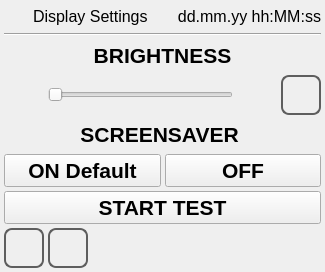
<?xml version="1.0" encoding="UTF-8"?>
<ui version="4.0">
 <class>display_settings</class>
 <widget class="QWidget" name="display_settings">
  <property name="geometry">
   <rect>
    <x>0</x>
    <y>0</y>
    <width>325</width>
    <height>272</height>
   </rect>
  </property>
  <property name="minimumSize">
   <size>
    <width>0</width>
    <height>0</height>
   </size>
  </property>
  <property name="maximumSize">
   <size>
    <width>16777215</width>
    <height>16777215</height>
   </size>
  </property>
  <property name="windowTitle">
   <string>display_settings</string>
  </property>
  <property name="styleSheet">
   <string notr="true"/>
  </property>
  <layout class="QVBoxLayout" name="verticalLayout">
   <property name="spacing">
    <number>4</number>
   </property>
   <property name="margin">
    <number>4</number>
   </property>
   <item>
    <layout class="QHBoxLayout" name="horizontalLayout">
     <property name="spacing">
      <number>4</number>
     </property>
     <item>
      <widget class="QLabel" name="labelIcon">
       <property name="minimumSize">
        <size>
         <width>25</width>
         <height>25</height>
        </size>
       </property>
       <property name="maximumSize">
        <size>
         <width>25</width>
         <height>25</height>
        </size>
       </property>
       <property name="focusPolicy">
        <enum>Qt::NoFocus</enum>
       </property>
       <property name="styleSheet">
        <string notr="true">border-image: url(:/systemicons/img/Display.png);</string>
       </property>
       <property name="text">
        <string/>
       </property>
      </widget>
     </item>
     <item>
      <widget class="QLabel" name="labelTitle">
       <property name="sizePolicy">
        <sizepolicy hsizetype="MinimumExpanding" vsizetype="Fixed">
         <horstretch>0</horstretch>
         <verstretch>0</verstretch>
        </sizepolicy>
       </property>
       <property name="font">
        <font>
         <pointsize>12</pointsize>
        </font>
       </property>
       <property name="focusPolicy">
        <enum>Qt::NoFocus</enum>
       </property>
       <property name="text">
        <string>Display Settings</string>
       </property>
      </widget>
     </item>
     <item>
      <widget class="QLabel" name="labelUserName">
       <property name="sizePolicy">
        <sizepolicy hsizetype="Minimum" vsizetype="Fixed">
         <horstretch>0</horstretch>
         <verstretch>0</verstretch>
        </sizepolicy>
       </property>
       <property name="focusPolicy">
        <enum>Qt::NoFocus</enum>
       </property>
       <property name="text">
        <string/>
       </property>
      </widget>
     </item>
     <item>
      <widget class="QLabel" name="labelDataOra">
       <property name="sizePolicy">
        <sizepolicy hsizetype="MinimumExpanding" vsizetype="Fixed">
         <horstretch>0</horstretch>
         <verstretch>0</verstretch>
        </sizepolicy>
       </property>
       <property name="font">
        <font>
         <pointsize>12</pointsize>
        </font>
       </property>
       <property name="focusPolicy">
        <enum>Qt::NoFocus</enum>
       </property>
       <property name="text">
        <string>dd.mm.yy hh:MM:ss</string>
       </property>
       <property name="alignment">
        <set>Qt::AlignRight|Qt::AlignTrailing|Qt::AlignVCenter</set>
       </property>
      </widget>
     </item>
    </layout>
   </item>
   <item>
    <widget class="Line" name="line">
     <property name="focusPolicy">
      <enum>Qt::NoFocus</enum>
     </property>
     <property name="orientation">
      <enum>Qt::Horizontal</enum>
     </property>
    </widget>
   </item>
   <item>
    <widget class="QLabel" name="labelBrightness">
     <property name="sizePolicy">
      <sizepolicy hsizetype="Minimum" vsizetype="Minimum">
       <horstretch>0</horstretch>
       <verstretch>0</verstretch>
      </sizepolicy>
     </property>
     <property name="font">
      <font>
       <pointsize>16</pointsize>
       <weight>75</weight>
       <bold>true</bold>
      </font>
     </property>
     <property name="focusPolicy">
      <enum>Qt::NoFocus</enum>
     </property>
     <property name="text">
      <string>BRIGHTNESS</string>
     </property>
     <property name="alignment">
      <set>Qt::AlignCenter</set>
     </property>
    </widget>
   </item>
   <item>
    <layout class="QHBoxLayout" name="horizontalLayout_3">
     <property name="spacing">
      <number>4</number>
     </property>
     <item>
      <widget class="QPushButton" name="pushButtonMinus">
       <property name="sizePolicy">
        <sizepolicy hsizetype="Fixed" vsizetype="Fixed">
         <horstretch>0</horstretch>
         <verstretch>0</verstretch>
        </sizepolicy>
       </property>
       <property name="minimumSize">
        <size>
         <width>40</width>
         <height>40</height>
        </size>
       </property>
       <property name="maximumSize">
        <size>
         <width>40</width>
         <height>40</height>
        </size>
       </property>
       <property name="focusPolicy">
        <enum>Qt::NoFocus</enum>
       </property>
       <property name="styleSheet">
        <string notr="true">border-image: url(:/systemicons/img/Minus.png);</string>
       </property>
       <property name="text">
        <string/>
       </property>
       <property name="flat">
        <bool>true</bool>
       </property>
      </widget>
     </item>
     <item>
      <widget class="QSlider" name="horizontalSlider">
       <property name="minimumSize">
        <size>
         <width>0</width>
         <height>32</height>
        </size>
       </property>
       <property name="maximumSize">
        <size>
         <width>16777215</width>
         <height>32</height>
        </size>
       </property>
       <property name="focusPolicy">
        <enum>Qt::NoFocus</enum>
       </property>
       <property name="orientation">
        <enum>Qt::Horizontal</enum>
       </property>
      </widget>
     </item>
     <item>
      <widget class="QPushButton" name="pushButtonPlus">
       <property name="sizePolicy">
        <sizepolicy hsizetype="Fixed" vsizetype="Fixed">
         <horstretch>0</horstretch>
         <verstretch>0</verstretch>
        </sizepolicy>
       </property>
       <property name="minimumSize">
        <size>
         <width>40</width>
         <height>40</height>
        </size>
       </property>
       <property name="maximumSize">
        <size>
         <width>40</width>
         <height>40</height>
        </size>
       </property>
       <property name="focusPolicy">
        <enum>Qt::NoFocus</enum>
       </property>
       <property name="styleSheet">
        <string notr="true">border-image: url(:/systemicons/img/Plus.png);</string>
       </property>
       <property name="text">
        <string/>
       </property>
       <property name="flat">
        <bool>true</bool>
       </property>
      </widget>
     </item>
     <item>
      <widget class="QPushButton" name="pushButton">
       <property name="sizePolicy">
        <sizepolicy hsizetype="Fixed" vsizetype="Fixed">
         <horstretch>0</horstretch>
         <verstretch>0</verstretch>
        </sizepolicy>
       </property>
       <property name="minimumSize">
        <size>
         <width>40</width>
         <height>40</height>
        </size>
       </property>
       <property name="maximumSize">
        <size>
         <width>40</width>
         <height>40</height>
        </size>
       </property>
       <property name="font">
        <font>
         <pointsize>20</pointsize>
         <weight>75</weight>
         <bold>true</bold>
        </font>
       </property>
       <property name="focusPolicy">
        <enum>Qt::NoFocus</enum>
       </property>
       <property name="styleSheet">
        <string notr="true">QPushButton
{
border: 2px solid  rgb(94, 94, 94);
border-radius: 8px;
qproperty-icon: url(:/systemicons/img/OK.png);
qproperty-iconSize: 24px 24px;
qproperty-focusPolicy: NoFocus;
}
QPushButton:pressed
{
border: 2px solid  rgb(194, 194, 194);
background-color:  rgb(255, 255, 127);
}
QPushButton:disabled
{
border: 2px solid  rgb(194, 194, 194);
}
</string>
       </property>
       <property name="text">
        <string/>
       </property>
      </widget>
     </item>
    </layout>
   </item>
   <item>
    <widget class="QLabel" name="labelScreenSaver">
     <property name="sizePolicy">
      <sizepolicy hsizetype="Minimum" vsizetype="Minimum">
       <horstretch>0</horstretch>
       <verstretch>0</verstretch>
      </sizepolicy>
     </property>
     <property name="font">
      <font>
       <pointsize>16</pointsize>
       <weight>75</weight>
       <bold>true</bold>
      </font>
     </property>
     <property name="focusPolicy">
      <enum>Qt::NoFocus</enum>
     </property>
     <property name="text">
      <string>SCREENSAVER </string>
     </property>
     <property name="alignment">
      <set>Qt::AlignCenter</set>
     </property>
    </widget>
   </item>
   <item>
    <layout class="QHBoxLayout" name="horizontalLayout_2">
     <property name="spacing">
      <number>4</number>
     </property>
     <item>
      <widget class="QPushButton" name="pushButtonON">
       <property name="font">
        <font>
         <pointsize>16</pointsize>
         <weight>75</weight>
         <bold>true</bold>
        </font>
       </property>
       <property name="focusPolicy">
        <enum>Qt::NoFocus</enum>
       </property>
       <property name="styleSheet">
        <string notr="true"/>
       </property>
       <property name="text">
        <string>ON Default</string>
       </property>
      </widget>
     </item>
     <item>
      <widget class="QPushButton" name="pushButtonOFF">
       <property name="font">
        <font>
         <pointsize>16</pointsize>
         <weight>75</weight>
         <bold>true</bold>
        </font>
       </property>
       <property name="focusPolicy">
        <enum>Qt::NoFocus</enum>
       </property>
       <property name="styleSheet">
        <string notr="true"/>
       </property>
       <property name="text">
        <string>OFF</string>
       </property>
      </widget>
     </item>
    </layout>
   </item>
   <item>
    <widget class="QPushButton" name="pushButtonTEST">
     <property name="font">
      <font>
       <pointsize>16</pointsize>
       <weight>75</weight>
       <bold>true</bold>
      </font>
     </property>
     <property name="focusPolicy">
      <enum>Qt::NoFocus</enum>
     </property>
     <property name="styleSheet">
      <string notr="true"/>
     </property>
     <property name="text">
      <string>START TEST</string>
     </property>
    </widget>
   </item>
   <item>
    <layout class="QHBoxLayout" name="horizontalLayout_4">
     <property name="spacing">
      <number>4</number>
     </property>
     <item>
      <widget class="QPushButton" name="pushButtonHome">
       <property name="sizePolicy">
        <sizepolicy hsizetype="Minimum" vsizetype="Fixed">
         <horstretch>50</horstretch>
         <verstretch>50</verstretch>
        </sizepolicy>
       </property>
       <property name="minimumSize">
        <size>
         <width>40</width>
         <height>40</height>
        </size>
       </property>
       <property name="maximumSize">
        <size>
         <width>40</width>
         <height>40</height>
        </size>
       </property>
       <property name="focusPolicy">
        <enum>Qt::NoFocus</enum>
       </property>
       <property name="styleSheet">
        <string notr="true">QPushButton
{
border: 2px solid  rgb(94, 94, 94);
border-radius: 8px;
qproperty-icon: url(:/systemicons/img/Home.png);
qproperty-iconSize: 24px 24px;
qproperty-focusPolicy: NoFocus;
}
QPushButton:pressed
{
border: 2px solid  rgb(194, 194, 194);
background-color:  rgb(255, 255, 127);
}
QPushButton:disabled
{
border: 2px solid  rgb(194, 194, 194);
}
</string>
       </property>
       <property name="text">
        <string/>
       </property>
      </widget>
     </item>
     <item>
      <widget class="QPushButton" name="pushButtonBack">
       <property name="sizePolicy">
        <sizepolicy hsizetype="Minimum" vsizetype="Fixed">
         <horstretch>50</horstretch>
         <verstretch>50</verstretch>
        </sizepolicy>
       </property>
       <property name="minimumSize">
        <size>
         <width>40</width>
         <height>40</height>
        </size>
       </property>
       <property name="maximumSize">
        <size>
         <width>40</width>
         <height>40</height>
        </size>
       </property>
       <property name="focusPolicy">
        <enum>Qt::NoFocus</enum>
       </property>
       <property name="styleSheet">
        <string notr="true">QPushButton
{
border: 2px solid  rgb(94, 94, 94);
border-radius: 8px;
qproperty-icon: url(:/systemicons/img/Go_back.png);
qproperty-iconSize: 24px 24px;
qproperty-focusPolicy: NoFocus;
}
QPushButton:pressed
{
border: 2px solid  rgb(194, 194, 194);
background-color:  rgb(255, 255, 127);
}
QPushButton:disabled
{
border: 2px solid  rgb(194, 194, 194);
}
</string>
       </property>
       <property name="text">
        <string/>
       </property>
      </widget>
     </item>
     <item>
      <spacer name="horizontalSpacer">
       <property name="focusPolicy">
        <enum>Qt::NoFocus</enum>
       </property>
       <property name="orientation">
        <enum>Qt::Horizontal</enum>
       </property>
       <property name="sizeHint" stdset="0">
        <size>
         <width>40</width>
         <height>20</height>
        </size>
       </property>
      </spacer>
     </item>
    </layout>
   </item>
  </layout>
 </widget>
 <resources/>
 <connections/>
</ui>
